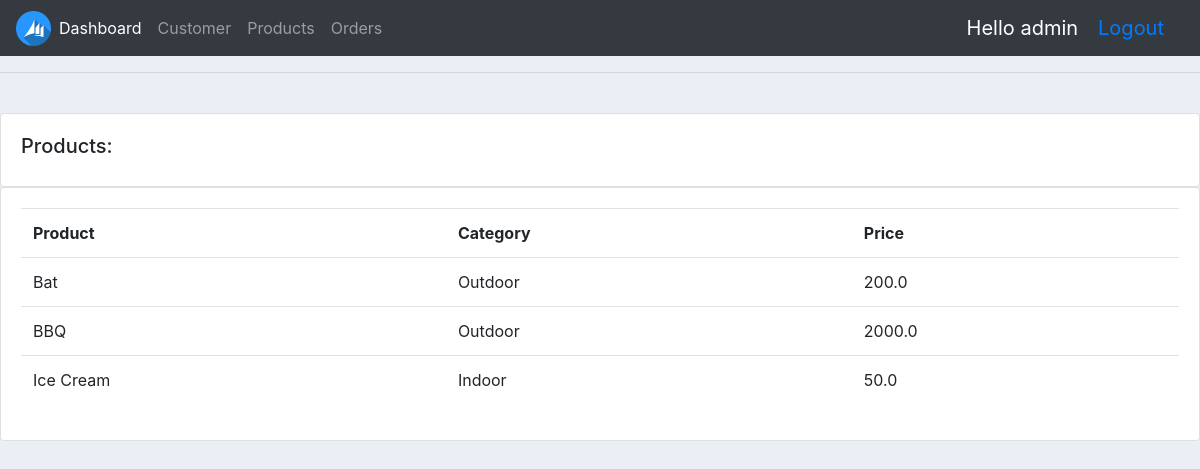
The page /product/ (signed in) on the database as committed earlier.
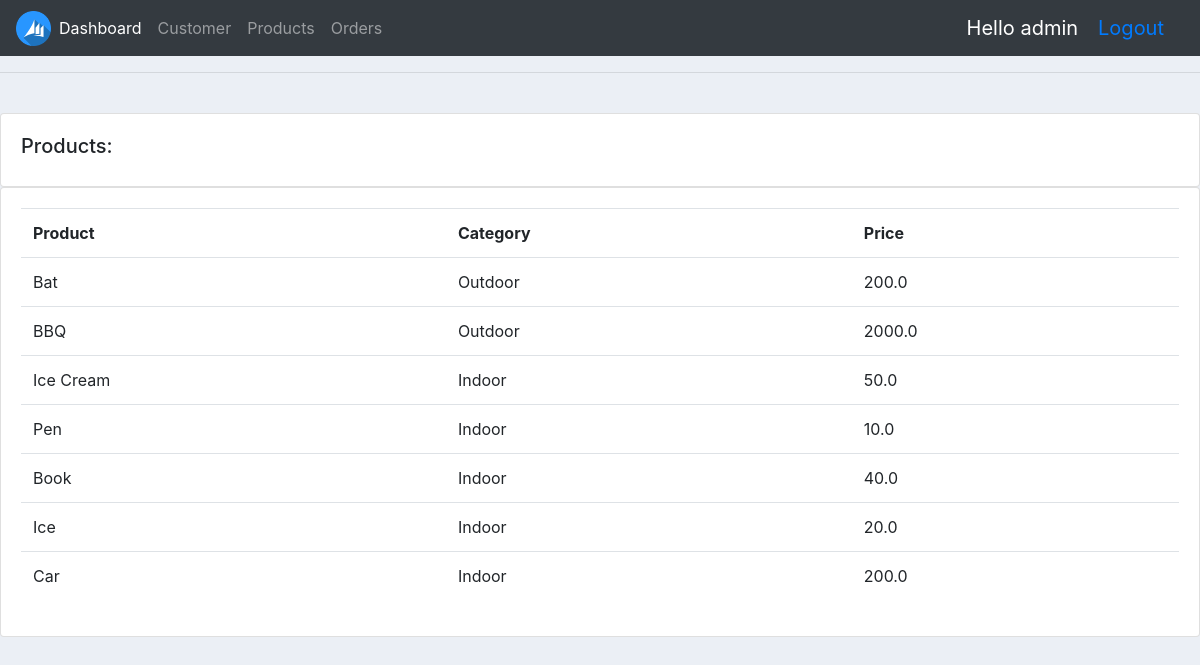
The same page on the database as committed later.
### accounts/models.py (models this page shows, shortened)
class Product(models.Model):
	CATEGORY = (
			('Indoor','Indoor'),
			('Outdoor','Outdoor'),
		)
	name = models.CharField(max_length =200,null=True)
	price = models.FloatField(null=True)
	category = models.CharField(max_length =200,null=True,choices = CATEGORY)
	description = models.CharField(max_length =200,null=True,blank = True)
	date_created = models.DateTimeField(auto_now_add =True,null=True)
	tags = models.ManyToManyField(Tag)

### accounts/decorators.py (the view)
		def wrapper_func(request,*args,**kwargs):
			group = None
			if request.user.groups.exists():
				group = request.user.groups.all()[0].name
			if group in allowed_roles:
				return view_func(request,*args,**kwargs)
			else:
				return HttpResponse('You are not authorized to view this page')

### accounts/views.py (called while the page is built)
@login_required(login_url='login')
@allowed_user(allowed_roles=['admin'])
def products(request):
	products =  Product.objects.all()
	return render(request,'accounts/products.html',{'products':products})

### accounts/templates/accounts/products.html
{% extends 'accounts/main.html' %}
{% block content%}
<br>
<div class ="row">
	<div class = "col-md">
		<div class = "card card-body">
			<h5> Products:</h5>
		</div>
		<div class = "card card-body">
			<table class = "table">
				<tr>
					<th> Product </th>
					<th> Category </th>
					<th> Price </th>
				</tr>
				{% for i in products %}
					<tr>
					<td>{{ i.name }}</td>
					<td>{{ i.category }}</td>
					<td>{{ i.price }}</td>
					</tr>
				{% endfor %}
			</table>
		</div>
	</div>
</div>
{% endblock %}

Rows that differ between the two databases and show on the page:
added Product: name "Pen", category "Indoor", price "10.0"
added Product: name "Book", category "Indoor", price "40.0"
added Product: name "Ice", category "Indoor", price "20.0"
added Product: name "Car", category "Indoor", price "200.0"
